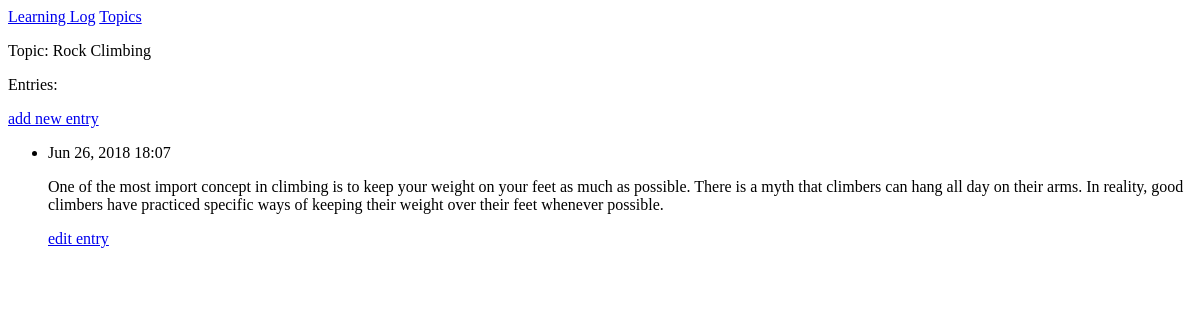
Before: /learning_logs/topics/2/ with the older database file.
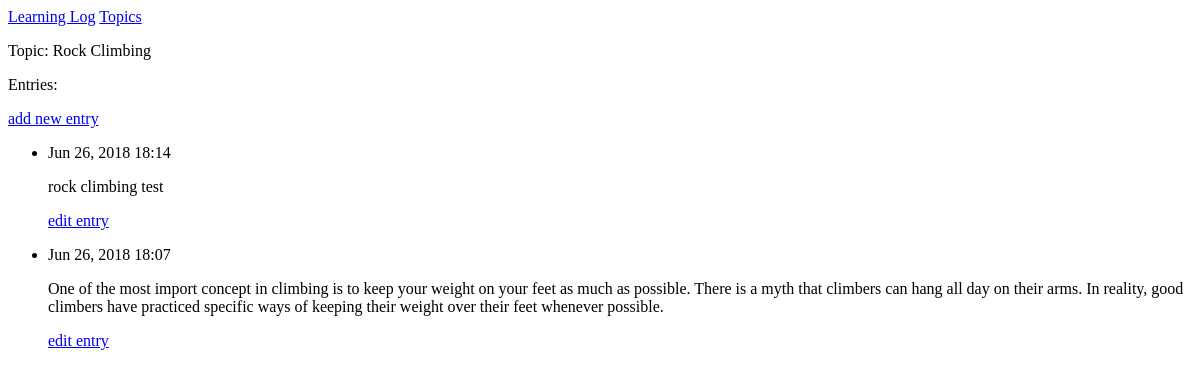
After: the same page with the newer database file.
### learning_logs/models.py (models this page shows, shortened)
class Entry(models.Model) :
  topic = models.ForeignKey(Topic, on_delete = models.CASCADE)
  text = models.TextField()
  date_added = models.DateTimeField(auto_now_add = True)
  class Meta :
    verbose_name_plural = "entries"

### learning_logs/views.py (the view)
# urls.py: path('topics/<int:topic_id>/', views.topic, name = "topic"),
def topic(request, topic_id) :
  topic = Topic.objects.get(id = topic_id)
  entries = topic.entry_set.order_by('-date_added')
  context = {'topic': topic, 'entries': entries}
  return render(request, 'learning_logs/topic.html', context)

### learning_logs/models.py (called while the page is built)
  def __str__(self) :
    return self.text

### learning_logs/templates/learning_logs/topic.html
{% extends 'learning_logs/base.html' %}
{% block content %}
<p> Topic: {{ topic }} </p>
<p> Entries: </p>
<p>
<a href = "{% url "learning_logs:new_entry" topic.id %}" >add new entry</a>
</p>
<ul>
  {% for entry in entries %}
  <li>
    <p> {{ entry.date_added|date:'M d, Y H:i' }}</p>
    <p> {{ entry.text|linebreaks }} </p>
    <p>
    <a href = "{% url 'learning_logs:edit_entry' entry.id %}">edit entry</a>
    </p>
  </li>
  {% empty %}
  <li>
    There are no entries for this topic yet.
  </li>
  {% endfor %}
</ul>
{% endblock content %}

Changed rows visible on the page:
added Entry: date_added "Jun 26, 2018 18:14", text "rock climbing test"
